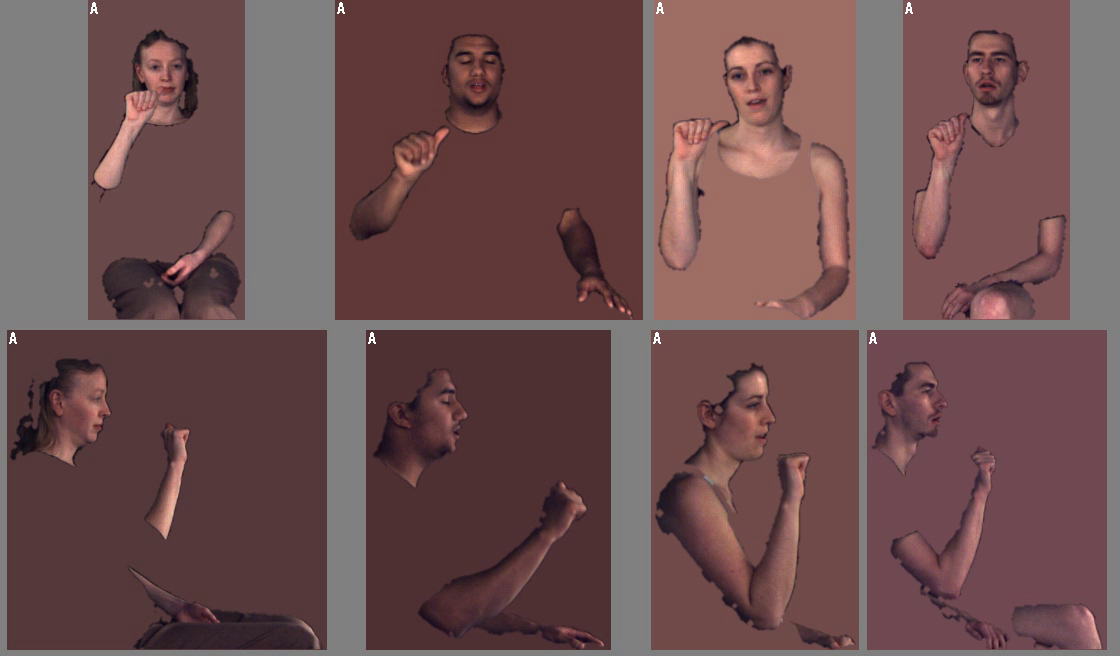
#> input picture frame 0 of sample_data/27.mov, 1120 x 656 px, given in place of the camera
$ python canny_edge.py
#> lines starting #> are read from the running program, lines starting #| are printed output that depends on the picture
#> further down, frame is the input picture: shape (656, 1120, 3); mean B, G, R 81.1, 80.1, 109.4
# -*- coding: utf-8 -*-
"""
Created on Tue Nov 22 16:57:28 2016
@author: Karthick Perumal
"""

import cv2
import numpy as np

## Our sketch generating functuion
def sketch(image):
    #convert image to grayscale
    img_gray = cv2.cvtColor(image, cv2.COLOR_BGR2GRAY)
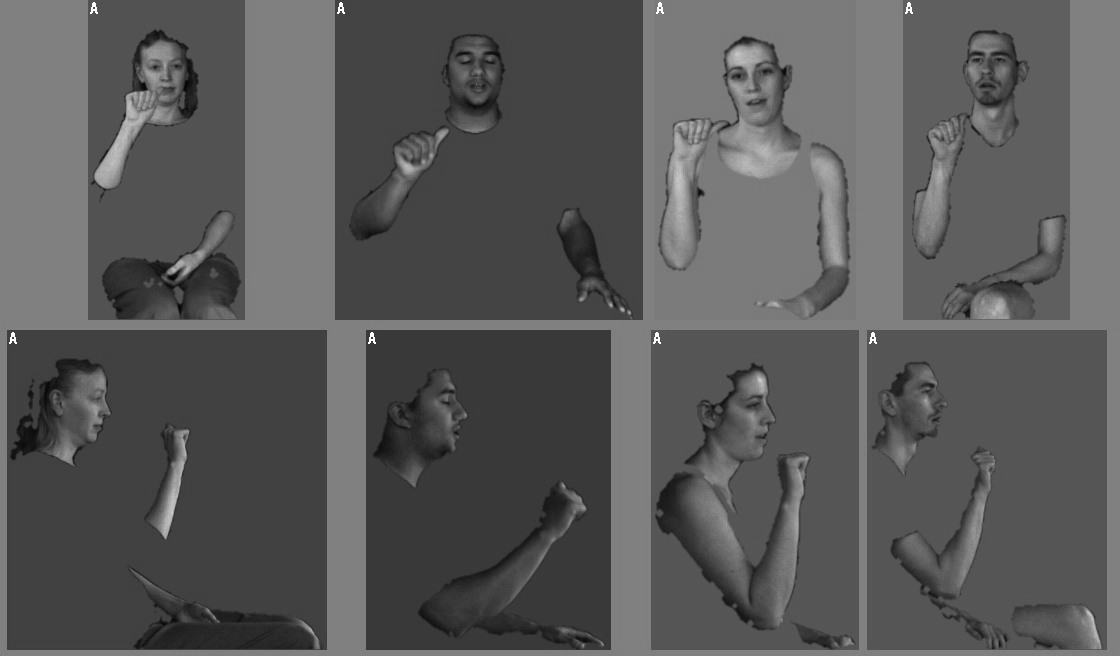
#> img_gray: shape (656, 1120); min 4, max 255, mean 89.1

    # Clean up image using Gaussian Blur
    img_gray_blur = cv2.GaussianBlur(img_gray, (5, 5), 0)

    # Extract edges
    canny_edges = cv2.Canny(img_gray_blur, 25, 50) ## Feel free to change the thresholds depending on lighting conditions
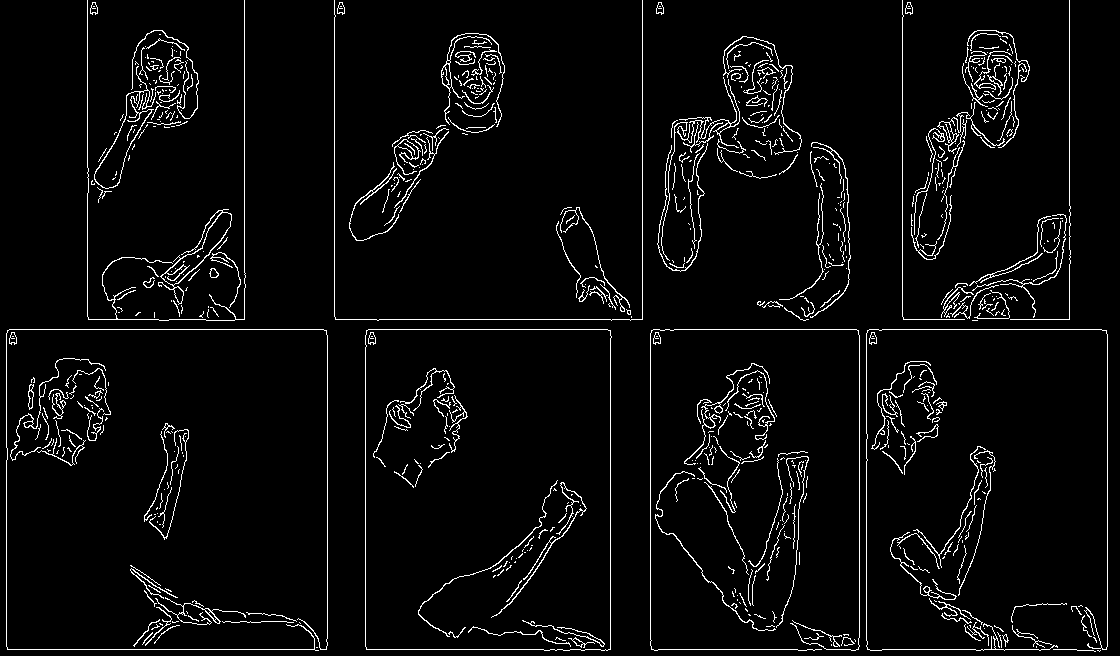
#> canny_edges: shape (656, 1120); 4.2% white in thin lines or dots

    ## Do an invert binarize on the image
    ret, mask = cv2.threshold(canny_edges, 70, 255, cv2.THRESH_BINARY_INV) ## can play with the threshold parameter. In principle we could use other threshold functions
#> mask: shape (656, 1120); 95.8% white; black in thin lines or dots
    return mask

### Initialize webcam, cap if the object provided by VideoCapture
### It contains a boolean indicating if it was successful (ret)
### It also contains the images collected from the webcam (frame)
infile = "/Users/Belal/Desktop/scene2-camera1.mov"
cap = cv2.VideoCapture(0)

while True:
    ret, frame = cap.read()
    cv2.imshow('Our Live Sketcher', sketch(frame))
    if cv2.waitKey(1) == 13: ### 13 is the Enter Key
#> (key Esc is pressed here)
        break

## Release camera and close windows
cap.release()   # When using a webcam, it is necessary to do cap.release() to close the videocapture
cv2.destroyAllWindows()
